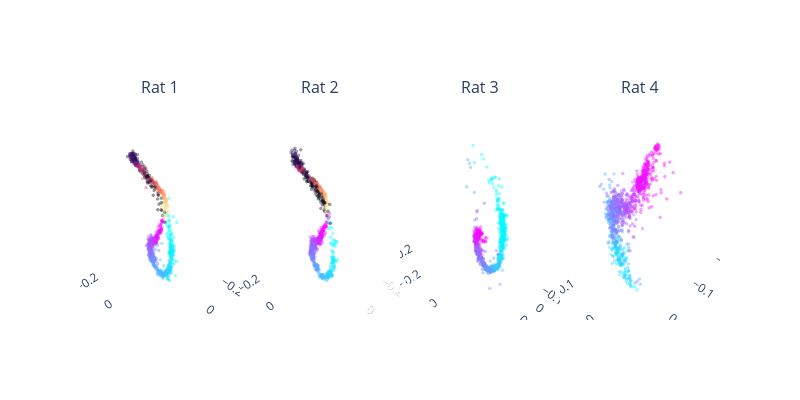

Write notebook code for a chart like this one.
### Code cell
markersize=2
cols = len(embeddings)
fig = make_subplots(
    rows=1,
    cols=cols,
    specs=[[{"type": "scatter3d"}, {"type": "scatter3d"}, {"type": "scatter3d"}, {"type": "scatter3d"}]],
    subplot_titles=tuple(
        np.array(
            [f"Rat {str(i+1)}" for i in range(len(embeddings))]
        )
    ),
    vertical_spacing=0,
    horizontal_spacing=0.0,
)

for i in range(len(embeddings)):
    label = shorter_train[i].continuous.cpu().numpy()

    r_ind = label[:, 1] == 1
    l_ind = label[:, 2] == 1
    r_map = "cool"
    l_map = "magma"
    r_c = label[r_ind, 0]
    l_c = label[l_ind, 0]

    fig = plot_embedding_interactive(
        embeddings[i][r_ind],
        r_c,
        cmap=r_map,
        axis=fig,
        row=1,
        col=i+1,
        opacity=alpha,
        markersize=markersize,
        title="",
    )

    fig = plot_embedding_interactive(
        embeddings[i][l_ind],
        l_c,
        cmap=l_map,
        axis=fig,
        row=1,
        col=i+1,
        opacity=alpha,
        markersize=markersize,
        title="",
    )

dict_layout = dict(
        xaxis = dict(
            backgroundcolor="rgba(0, 0, 0, 0)",
            gridcolor="rgba(0, 0, 0, 0)",
            showbackground=True,
            zerolinecolor="white",
        ),
        yaxis = dict(
            backgroundcolor="rgba(0, 0, 0, 0)",
            gridcolor="rgba(0, 0, 0, 0)",
            showbackground=True,
            zerolinecolor="white",
        ),
        zaxis = dict(
            backgroundcolor="rgba(0, 0, 0, 0)",
            gridcolor="rgba(0, 0, 0, 0)",
            showbackground=True,
            zerolinecolor="white",
        ))

fig.update_layout(
    scene = dict_layout,
    scene2= dict_layout,
    scene3= dict_layout,
    scene4= dict_layout,
    width=800,
    height=400,
)

fig.show()
